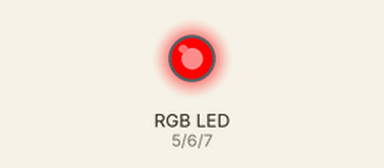
A sketch run on a simulated Arduino Uno, built with avr-gcc and run on an emulated ATmega328P. Shown: an RGB LED mixed from three pins (HIGH = lit).

Above: at 0.5 s.
At 1.5 s:
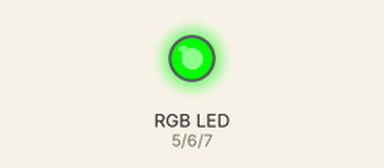
At 2.5 s:
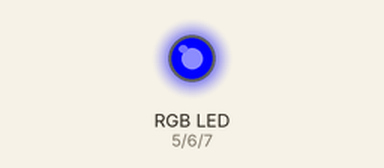
At 3.5 s:
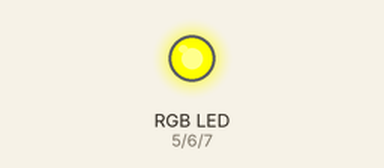
At 4.5 s:
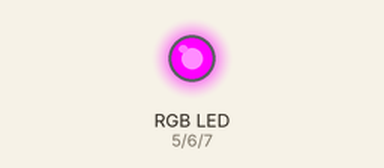
At 5.5 s:
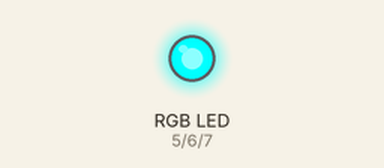
Timing chart, 0 to 7.8 s (numbered marks = the images above):
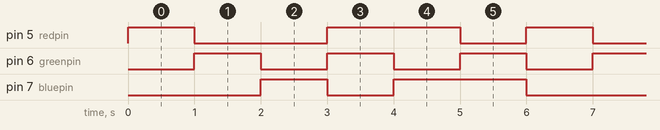

The sketch:

RGB_LED.ino
```cpp
int redpin=5;
int greenpin=6;
int bluepin=7;
void setup() {
  // put your setup code here, to run once:
pinMode(redpin,OUTPUT);
pinMode(greenpin,OUTPUT);
pinMode(bluepin,OUTPUT);
}

void loop() {
  // put your main code here, to run repeatedly:
digitalWrite(redpin,HIGH);
digitalWrite(greenpin,LOW);
digitalWrite(bluepin,LOW);

delay(1000);

digitalWrite(redpin,LOW);
digitalWrite(greenpin,HIGH);
digitalWrite(bluepin,LOW);

delay(1000);

digitalWrite(redpin,LOW);
digitalWrite(greenpin,LOW);
digitalWrite(bluepin,HIGH);

delay(1000);

digitalWrite(redpin,HIGH);
digitalWrite(greenpin,HIGH);
digitalWrite(bluepin,LOW);

delay(1000);

digitalWrite(redpin,HIGH);
digitalWrite(greenpin,LOW);
digitalWrite(bluepin,HIGH);

delay(1000);

digitalWrite(redpin,LOW);
digitalWrite(greenpin,HIGH);
digitalWrite(bluepin,HIGH);

delay(1000);
}
```

Measured:
- by itself, pin 5 (redpin): repeats every 6.0 s: LOW 2.0 s, HIGH 2.0 s, LOW 1.0 s, HIGH 1.0 s
- by itself, pin 6 (greenpin): alternates HIGH for 1.0 s and LOW for 1.0 s
- by itself, pin 7 (bluepin): repeats every 6.0 s: LOW 1.0 s, HIGH 2.0 s, LOW 2.0 s, HIGH 1.0 s
